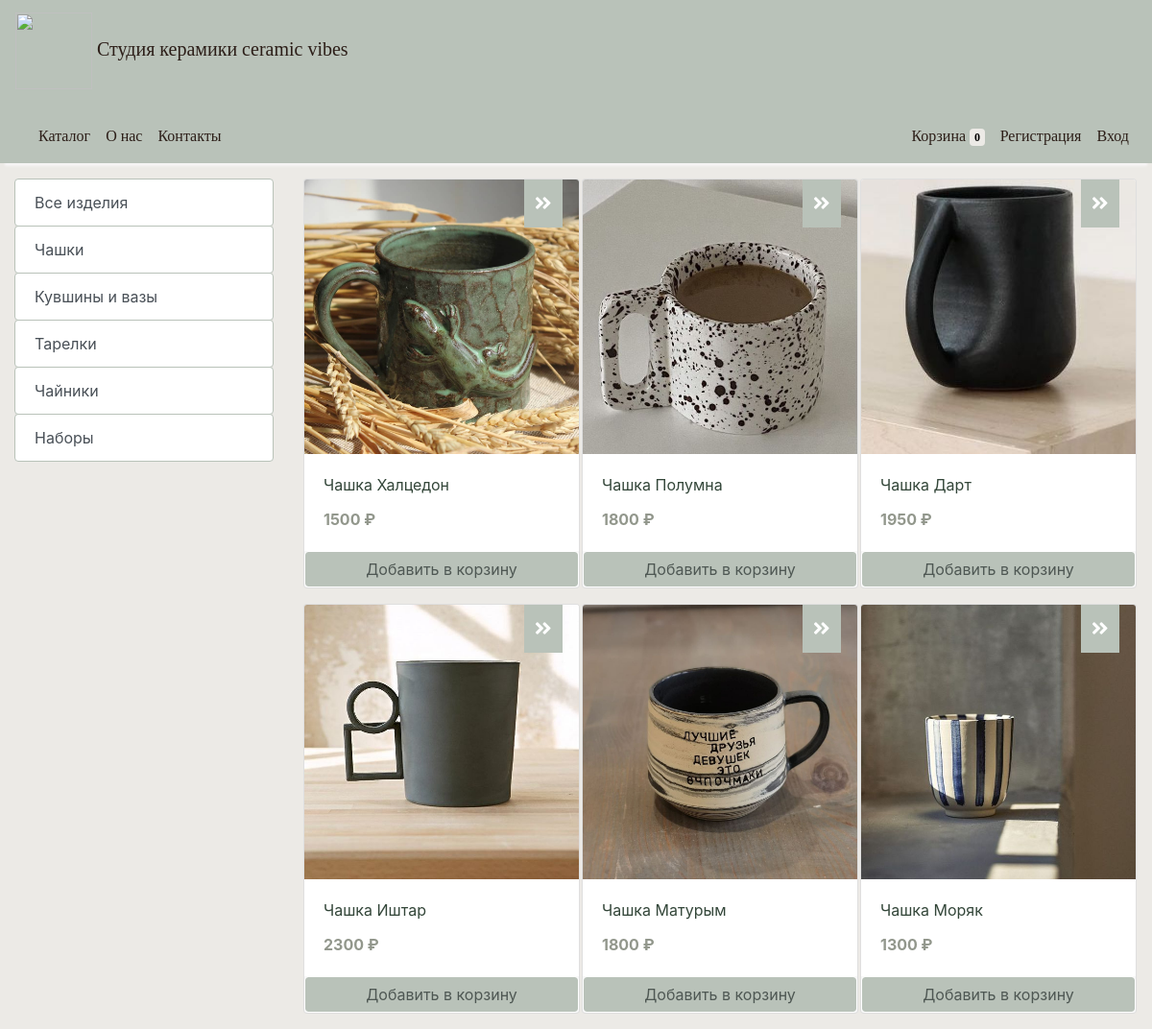
/store?category=1, run on the app's committed database.
### store/models/category.py (models this page shows, shortened)
class Category(models.Model):
    name = models.CharField(max_length=50)
    @staticmethod
    def get_all_categories():
        return Category.objects.all()

### store/models/product.py (models this page shows, shortened)
class Products(models.Model):
    name = models.CharField(max_length=60)
    price = models.IntegerField(default=0)
    category = models.ForeignKey(Category, on_delete=models.CASCADE, default=1)
    description = models.CharField(max_length=250, default='', blank=True, null=True)
    image = models.ImageField(upload_to='uploads/products/')
    @staticmethod
    def get_all_products_by_categoryid(category_id):
        if category_id:
            return Products.objects.filter(category=category_id)
        else:
            return Products.get_all_products()

### store/views/home.py (the view)
# urls.py: path('store', store, name='store'),
def store(request):
    cart = request.session.get('cart')
    if not cart:
        request.session['cart'] = {}
    '''----навигация по категориям в каталоге---- '''
    products=None
    categories = Category.get_all_categories()
    categoryID=request.GET.get('category')
    if categoryID:
        products=Products.get_all_products_by_categoryid(categoryID)
    else:
        products = Products.get_all_products();
    data = {}
    data['products'] = products
    data['categories'] = categories
    print('you are : ', request.session.get('email'))
    return render(request, 'index.html', data)

### store/templatetags/cart.py (called while the page is built)
@register.filter (name='is_in_cart')
def is_in_cart(product, cart):
    keys = cart.keys()
    for id in keys:
        if int(id) == product.id:
            return True
        return False;

### templates/index.html (shortened to what this page needs)
{% extends 'base.html' %}
{% block content %}
{% load cart %}
{% load custom_filter %}
    <div class="container-fluid mt-3">
        <div class="row">
            <div class="col-lg-3 mx-auto">
                <div class="list-group">
                    <a href="/" class="list-group-item list-group-item-action btn btn-outline-secondary" style="">Все изделия</a>
                    {% for category in categories %}
                        <a href="/?category={{category.id}}" class="list-group-item list-group-item-action btn btn-outline-secondary">{{category.name}}</a>
                    {% endfor %}
                </div>
            </div>
            <div id='products' class="col-lg-9 mx-auto">
                <div class="row mx-auto">
                    {% for product in products %}
                        <div class="card mx-auto mb-3" id={{ product.id }} style="width:18rem;">
                            <img class="card-img-top" src="{{ product.image.url }}" alt="Card image cap">
                                <div class="actions">
                                  <a href="/{{ product.id }}/"><i class="fa fa-angle-double-right" aria-hidden="true"></i></a>
                                </div>
                            <div class="card-body">
                                <p class="card-title" style="color: #334639">{{ product.name }}</p>
                                <p class="card-text" style="color: #92978c"><b>{{product.price}} ₽</b></p>
                            </div>
                            <div class="card-footer p-0 no-gutters mybcard1">
                                {% if product|is_in_cart:request.session.cart %}
                                    <div class="row no-gutters mybcard">
                                        <form action="/#{{ product.id }}" class="col-2" method="post">
                                            {% csrf_token %}
                                            <input hidden type="text" name='product' value='{{product.id }}'>
                                            <input hidden type="text" name='remove' value='True'>
                                            <input type="submit" value=" - " class="btn btn-block btn-secondary border-right">
                                        </form>
                                        <div class="text-center col btn btn-secondary">{{product|cart_quantity:request.session.cart}}
                                            в корзине
                                        </div>
                                        <form action="/#{{ product.id }}" class="col-2 " method="post">
                                            {% csrf_token %}
                                            <input hidden type="text" name='product' value='{{product.id }}'>
                                            <input type="submit" value=" + " class="btn btn-block btn-secondary border-left">
                                        </form>
                                    </div>
                                {% else %}
                                     <form action="/#{{ product.id }}" method="POST" class="btn-block">
                                         <input type="submit" class="float-right btn btn-secondary form-control" value="Добавить в корзину">
                                    </form>
                                {% endif %}
                            </div>
                        </div>
                    {% endfor %}
                </div>
            </div>
        </div>
    </div>
{% endblock %}

### templates/base.html (style rules this page uses)
body { background-color: #eceae6; }
.btn-outline-secondary { border-color: #B9C2B9!important; }
.btn-secondary { background-color:#B9C2B9; color: #4E5753; border-color: white!important; }
.mybcard1 { border-top: 1px solid white !important; }
.actions { position: absolute; left: 80%; width: 40px; height: 50px; #background: #B9C2B9; background: #B9C2B9; transition: .3s linear; text-align: center; font-size: 20px; }
.actions a { text-decoration: none; float: left; width: 100%; height: 100%; color: white; padding: 10px 0; transition: .2s linear; }
.actions a:before { font-family: "FontAwesome"; }

### data on the page
Category: name "Чашки"
Category: name "Кувшины и вазы"
Category: name "Тарелки"
Category: name "Чайники"
Category: name "Наборы"
Products: image (picture), name "Чашка Халцедон", price "1500"
Products: image (picture), name "Чашка Полумна", price "1800"
Products: image (picture), name "Чашка Дарт", price "1950"
Products: image (picture), name "Чашка Иштар", price "2300"
Products: image (picture), name "Чашка Матурым", price "1800"
Products: image (picture), name "Чашка Моряк", price "1300"

### other printed values
{{ request.session.cart.keys|length }} "0"
